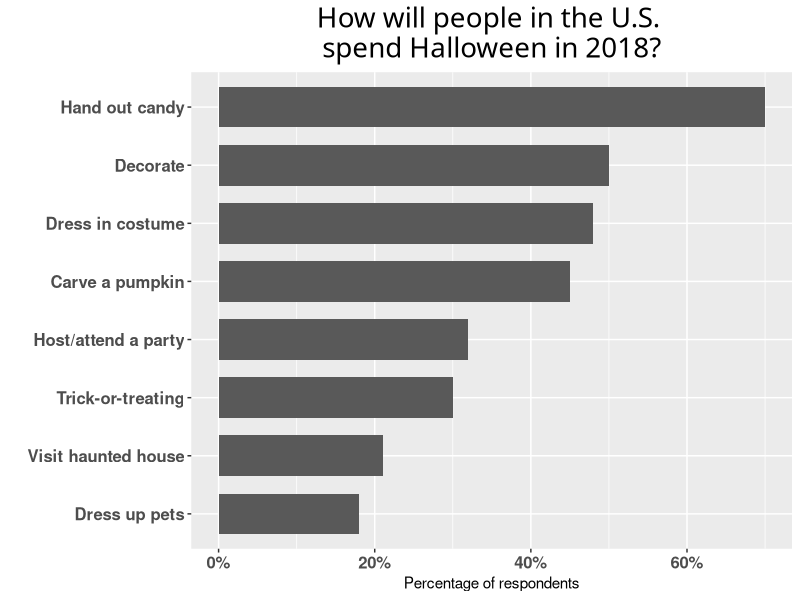
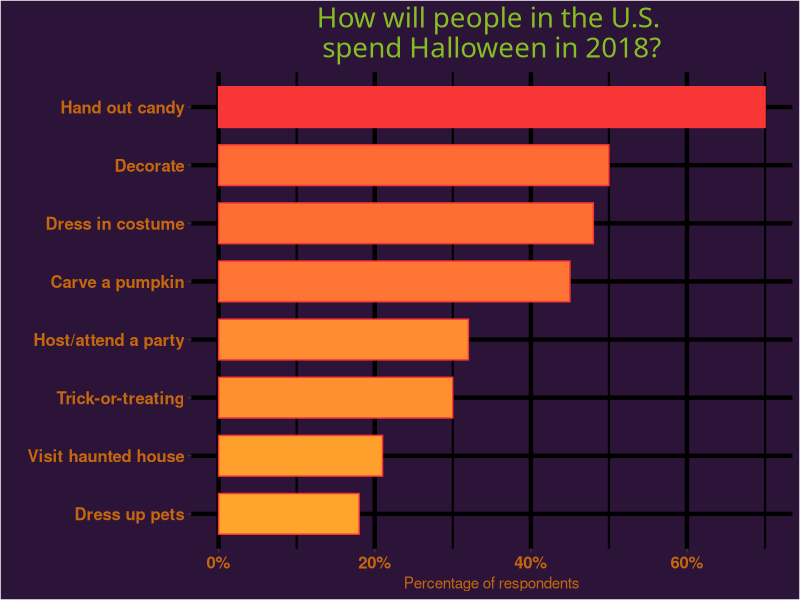

These charts were generated, in order, by the following R code:
## ---- chunk 1
library(data.table)
library(ggplot2)
#font: https://www.fontspace.com/chequered-ink/kreeptown

dane <- c("Hand out candy" = 0.70, "Decorate" = 0.50, "Dress in costume" = 0.48, 
          "Carve a pumpkin" = 0.45, "Host/attend a party" = 0.32, "Trick-or-treating" = 0.30,
          "Visit haunted house" = 0.21, "Dress up pets" = 0.18)

dane <- data.frame(dane)
setDT(dane, keep.rownames = TRUE)

ggplot(dane, aes(x = reorder(rn, dane), y = dane)) + geom_col(width = 0.7) + coord_flip() +
  labs(y = "Percentage of respondents", x = "", title = "How will people in the U.S. \nspend Halloween in 2018?") +
  scale_y_continuous(labels=scales::percent) + theme(plot.title = element_text(size = 20, family="KreepTown", hjust=0.5), 
  axis.text = element_text(size=12, face="bold"))
## ---- chunk 2
ggplot(dane, aes(x = reorder(rn, dane), y = dane, fill=dane)) + geom_col(width = 0.7, color='#F93636') + coord_flip() + scale_fill_gradient(low = '#FFA52B',          high = '#F93636') + labs(y = "Percentage of respondents", x = "", title = "How will people in the U.S. \nspend Halloween in 2018?") + guides(fill=FALSE) + scale_y_continuous(labels=scales::percent) + theme(text = element_text(colour = '#c5670d'), plot.title = element_text(colour = '#86bd23', size = 20,           family="KreepTown", hjust=0.5), axis.text = element_text(size=12, colour = '#c5670d', face="bold"), plot.background = element_rect(fill = '#2c1438'),          panel.background = element_rect(fill = '#2c1438'), panel.grid = element_line(colour='#000000', size = 1.5))
